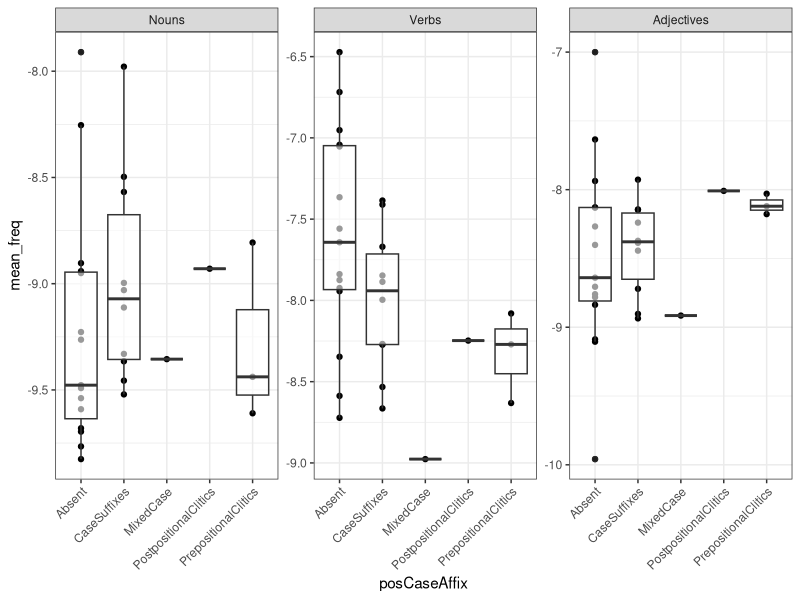
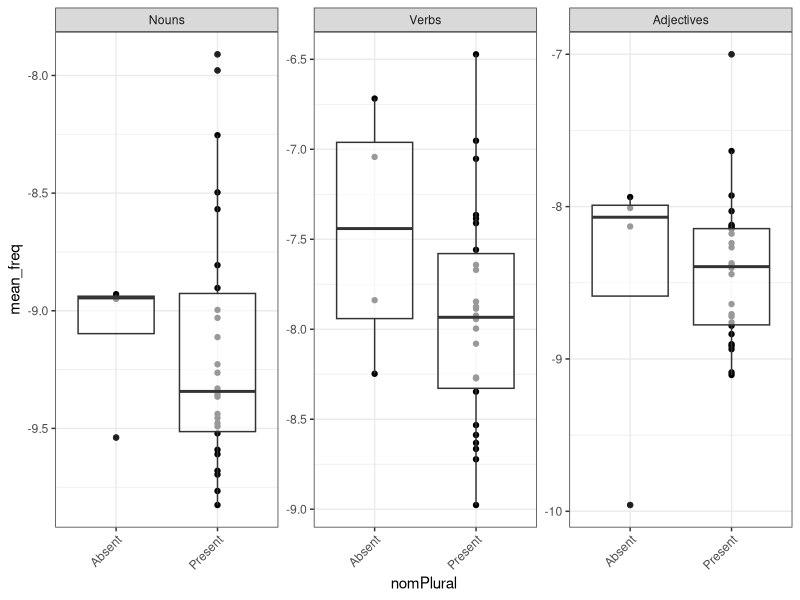
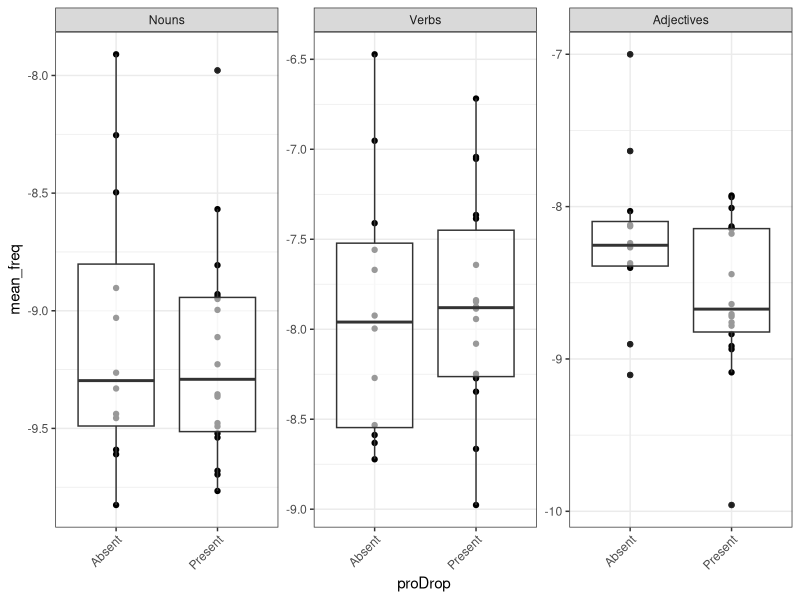
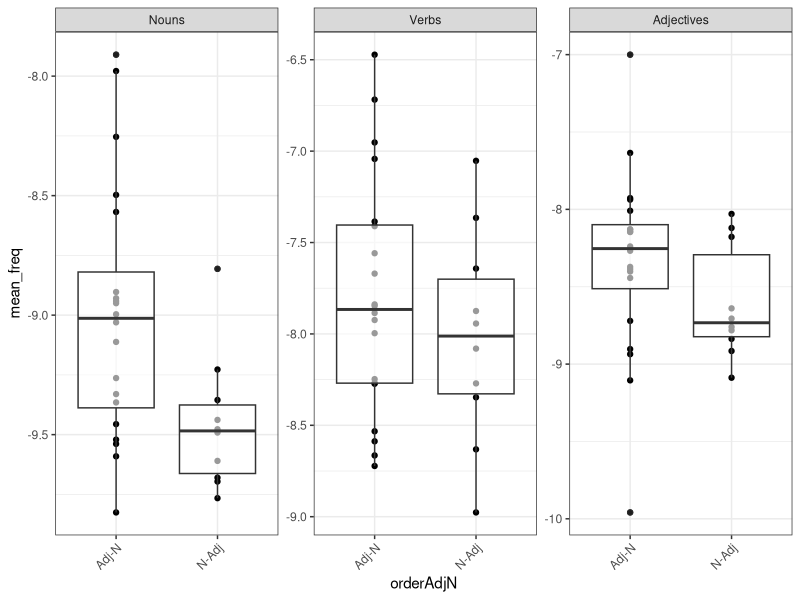
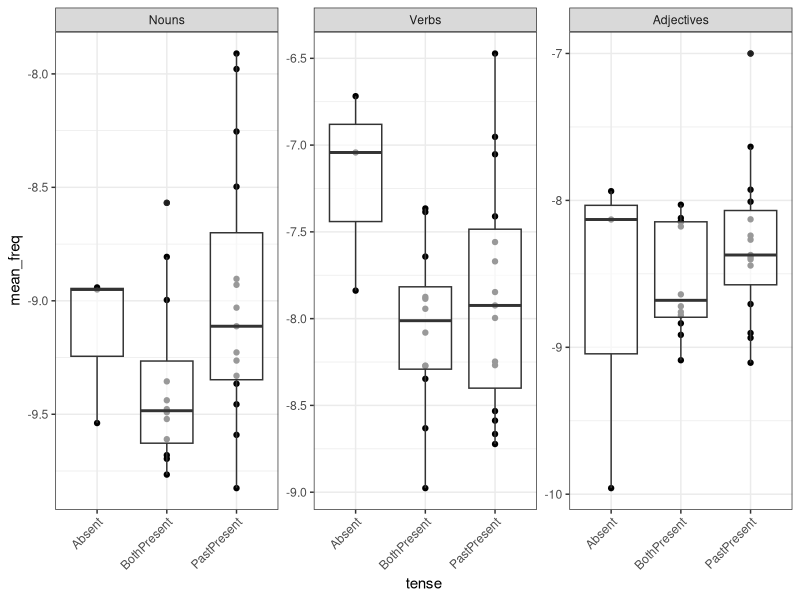
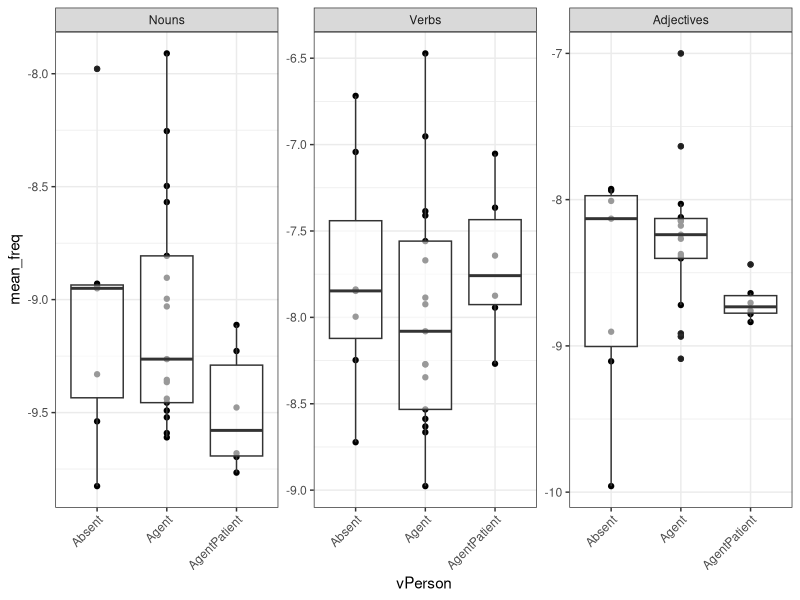
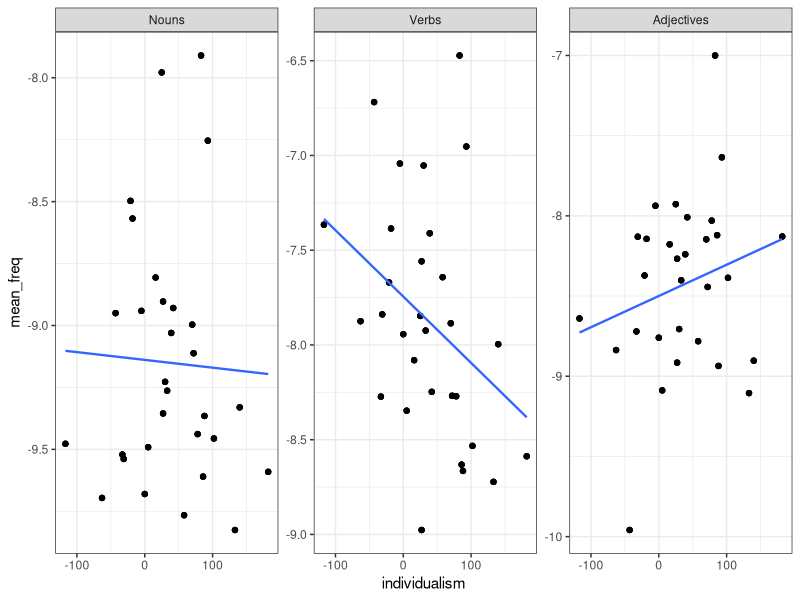

Write the R code that produced these figures, in order.
## ---- chunk 1
library(here)
library(tidyverse)
library(tidytext)
library(ggrepel)
library(car)
library(lme4)
library(lmerTest)
library(emmeans)
library(GGally)
## ---- chunk 2
bias_raw <- readr::read_csv(here("Data", "bias_WS_Ref_TotalVocab_2025Jun18.csv"), show_col_types = FALSE)
feat_raw <- readr::read_csv(here("Data", "LinguisticFeatures.csv"), show_col_types = FALSE)

bias <- bias_raw %>% mutate(
  language = str_squish(language),
  form     = str_squish(form),
  lexical_class = str_squish(lexical_class),
  measure  = str_squish(measure))
feat <- feat_raw %>% mutate(language = str_squish(language))

bias_ws <- bias %>% filter(form == "WS") %>%
  inner_join(feat, by = "language") %>% 
  subset(lexical_class != "Function Words")

# Check
bias_ws %>% count(lexical_class, measure) %>%
  arrange(desc(n)) %>%
  print(n = Inf)

bias_ws %>% count(language, lexical_class) %>%
  filter(n > 1)
## ---- chunk 3
df_freq_z <- read.csv(here("Results", "df_freq_z.csv"), header=TRUE)
df_freq_z <- df_freq_z %>% select(language, starts_with("freq_mean"))

bias_ws <- bias_ws %>% select(-order, -lexical_class, -mean, -ci_lower, -ci_upper) %>% inner_join(df_freq_z) %>% 
  distinct()

df_ling_freq <- bias_ws %>% 
  pivot_longer(starts_with("freq_mean"), names_sep = "__", 
               names_to = c("tmp", "Category"), values_to = "mean_freq") %>% 
  select(-tmp) %>% 
  mutate(Category = factor(Category, levels =c("Nouns", "Verbs", "Adjectives")))


#== Case position

df_ling_freq %>%
  ggplot(aes(x = posCaseAffix, y = mean_freq, fill = posCaseAffix)) +
  # geom_violin(alpha = 0.4) +
  geom_point() +
  geom_boxplot(fill="white", alpha=0.6) +
  facet_wrap(~Category, scales = "free") +
  theme_bw() +
  theme(axis.text.x = element_text(angle = 45, hjust = 1))+
  guides(fill = "none")

df_ling_freq %>% subset(posCaseAffix %in% c("Absent", "CaseSuffixes")) %>% 
  group_by(Category, posCaseAffix) %>% 
  summarise(N.lang = n(), mean_mean_freq = mean(mean_freq), sd_mean_freq = sd(mean_freq))

fit <- lmer(mean_freq ~ Category * posCaseAffix + (1|language), 
     data = df_ling_freq %>% subset(posCaseAffix %in% c("Absent", "CaseSuffixes")))
# summary(fit)
Anova(fit)
emmeans(fit, ~ posCaseAffix | Category) %>% pairs()



#== Nominal plurality

df_ling_freq %>%
  ggplot(aes(x = nomPlural, y = mean_freq, fill = nomPlural)) +
  # geom_violin(alpha = 0.4) +
  geom_point() +
  geom_boxplot(fill="white", alpha=0.6) +
  facet_wrap(~Category, scales = "free") +
  theme_bw() +
  theme(axis.text.x = element_text(angle = 45, hjust = 1))+
  guides(fill = "none")

df_ling_freq %>% 
  group_by(Category, nomPlural) %>% 
  summarise(N.lang = n(), mean_mean_freq = mean(mean_freq), sd_mean_freq = sd(mean_freq))

fit <- lmer(mean_freq ~ Category * nomPlural + (1|language), 
     data = df_ling_freq)
# summary(fit)
Anova(fit)
emmeans(fit, ~ nomPlural | Category) %>% pairs()



#== Pro-drop

df_ling_freq %>%
  ggplot(aes(x = proDrop, y = mean_freq, fill = proDrop)) +
  # geom_violin(alpha = 0.4) +
  geom_point() +
  geom_boxplot(fill="white", alpha=0.6) +
  facet_wrap(~Category, scales = "free") +
  theme_bw() +
  theme(axis.text.x = element_text(angle = 45, hjust = 1))+
  guides(fill = "none")

df_ling_freq %>% 
  group_by(Category, proDrop) %>% 
  summarise(N.lang = n(), mean_mean_freq = mean(mean_freq), sd_mean_freq = sd(mean_freq))

fit <- lmer(mean_freq ~ Category * proDrop + (1|language), 
     data = df_ling_freq)
# summary(fit)
Anova(fit)
emmeans(fit, ~ proDrop | Category) %>% pairs()



#== Adjective-noun order

df_ling_freq %>%
  ggplot(aes(x = orderAdjN, y = mean_freq, fill = orderAdjN)) +
  # geom_violin(alpha = 0.4) +
  geom_point() +
  geom_boxplot(fill="white", alpha=0.6) +
  facet_wrap(~Category, scales = "free") +
  theme_bw() +
  theme(axis.text.x = element_text(angle = 45, hjust = 1))+
  guides(fill = "none")

df_ling_freq %>% 
  group_by(Category, orderAdjN) %>% 
  summarise(N.lang = n(), mean_mean_freq = mean(mean_freq), sd_mean_freq = sd(mean_freq))

fit <- lmer(mean_freq ~ Category * orderAdjN + (1|language), 
     data = df_ling_freq)
# summary(fit)
Anova(fit)
emmeans(fit, ~ orderAdjN | Category) %>% pairs()



#== Tense marking

df_ling_freq %>%
  ggplot(aes(x = tense, y = mean_freq, fill = tense)) +
  # geom_violin(alpha = 0.4) +
  geom_point() +
  geom_boxplot(fill="white", alpha=0.6) +
  facet_wrap(~Category, scales = "free") +
  theme_bw() +
  theme(axis.text.x = element_text(angle = 45, hjust = 1))+
  guides(fill = "none")

df_ling_freq %>% subset(tense %in% c("Absent", "PastPresent")) %>% 
  group_by(Category, tense) %>% 
  summarise(N.lang = n(), mean_mean_freq = mean(mean_freq), sd_mean_freq = sd(mean_freq))

fit <- lmer(mean_freq ~ Category * tense + (1|language), 
     data = df_ling_freq %>% subset(tense %in% c("Absent", "PastPresent")))
# summary(fit)
Anova(fit)
emmeans(fit, ~ tense | Category) %>% pairs()



#== Verbal person marking

df_ling_freq %>%
  ggplot(aes(x = vPerson, y = mean_freq, fill = vPerson)) +
  # geom_violin(alpha = 0.4) +
  geom_point() +
  geom_boxplot(fill="white", alpha=0.6) +
  facet_wrap(~Category, scales = "free") +
  theme_bw() +
  theme(axis.text.x = element_text(angle = 45, hjust = 1))+
  guides(fill = "none")

df_ling_freq %>% subset(vPerson %in% c("Absent", "Agent")) %>% 
  group_by(Category, vPerson) %>% 
  summarise(N.lang = n(), mean_mean_freq = mean(mean_freq), sd_mean_freq = sd(mean_freq))

fit <- lmer(mean_freq ~ Category * vPerson + (1|language), 
     data = df_ling_freq %>% subset(vPerson %in% c("Absent", "Agent")))
# summary(fit)
Anova(fit)
emmeans(fit, ~ vPerson | Category) %>% pairs()
## ---- chunk 4
df_culture <- read.csv(here("Results", "df_culture.csv"), header=TRUE)

df_cult_freq <- df_culture %>% inner_join(df_freq_z) %>% 
  pivot_longer(starts_with("freq_mean"), names_sep = "__", 
               names_to = c("tmp", "Category"), values_to = "mean_freq") %>% 
  select(-tmp) %>% 
  mutate(Category = factor(Category, levels =c("Nouns", "Verbs", "Adjectives")))


#== Individualism vs. collectivism

df_cult_freq %>%
  ggplot(aes(x = individualism, y = mean_freq, group = Category)) +
  geom_point() +
  geom_smooth(method = "lm", se = FALSE, linewidth = 0.8) +
  facet_wrap(~Category, scales = "free") +
  theme_bw() +
  guides(fill = "none")

fit <- lmer(mean_freq ~ Category * individualism + (1|language), 
     data = df_cult_freq)
# summary(fit)
Anova(fit)
emmeans(fit, ~ individualism | Category, at = list(individualism = c(-1, 1))) %>% pairs()

df_cult_freq %>% group_by(Category) %>%
  summarise(
    r = cor(individualism, mean_freq, use = "complete.obs"),
    p = cor.test(individualism, mean_freq)$p.value)
